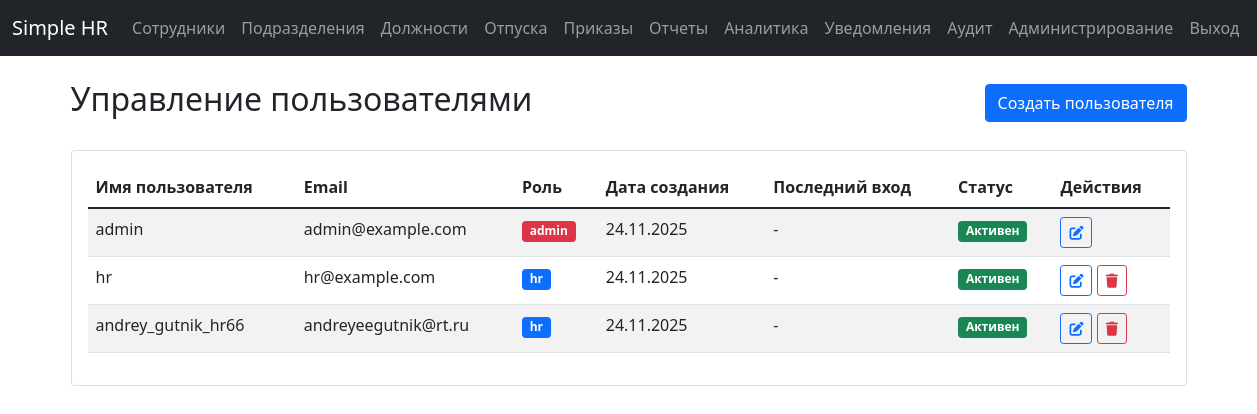
The app's page /admin/users (signed in) with its own data.
### app/models.py (models this page shows, shortened)
class User(UserMixin, db.Model):
    id = db.Column(db.Integer, primary_key=True)
    username = db.Column(db.String(80), unique=True, nullable=False, index=True)
    email = db.Column(db.String(120), unique=True, nullable=False, index=True)
    password_hash = db.Column(db.String(256), nullable=False)
    role = db.Column(db.String(20), nullable=False, index=True)  # 'admin' or 'hr'
    active = db.Column(db.Boolean, default=True, nullable=False, name='is_active')
    created_at = db.Column(db.DateTime, default=datetime.utcnow, index=True)
    last_login = db.Column(db.DateTime, index=True)
    reset_token = db.Column(db.String(100), unique=True, nullable=True)
    reset_token_expires = db.Column(db.DateTime, nullable=True)
    __table_args__ = (
        db.Index('idx_user_role_active', 'role', 'is_active'),
    )
    def is_admin(self):
        return self.role == 'admin'

### app/routes/admin.py (the view)
@bp.route('/users')
@login_required
@admin_required
def list_users():
    users = User.query.all()
    return render_template('admin/users/list.html', users=users)

### app/templates/admin/users/list.html (shortened to what this page needs)
{% extends "base.html" %}
{% block content %}
<div class="d-flex justify-content-between align-items-center mb-4">
    <h2>Управление пользователями</h2>
    <a href="{{ url_for('admin.create_user') }}" class="btn btn-primary">Создать пользователя</a>
</div>
<div class="row">
    <div class="col-12">
        <div class="card">
            <div class="card-body">
                <div class="table-responsive">
                    <table class="table table-striped">
                        <thead>
                            <tr>
                                <th>Имя пользователя</th>
                                <th>Email</th>
                                <th>Роль</th>
                                <th>Дата создания</th>
                                <th>Последний вход</th>
                                <th>Статус</th>
                                <th>Действия</th>
                            </tr>
                        </thead>
                        <tbody>
                            {% for user in users %}
                            <tr>
                                <td>{{ user.username }}</td>
                                <td>{{ user.email }}</td>
                                <td>
                                    <span class="badge bg-{% if user.role == 'admin' %}danger{% else %}primary{% endif %}">
                                        {{ user.role }}
                                    </span>
                                </td>
                                <td>{{ user.created_at.strftime('%d.%m.%Y') if user.created_at else '-' }}</td>
                                <td>{{ user.last_login.strftime('%d.%m.%Y %H:%M') if user.last_login else '-' }}</td>
                                <td>
                                    <span class="badge bg-{% if user.is_active %}success{% else %}secondary{% endif %}">
                                        {% if user.is_active %}Активен{% else %}Неактивен{% endif %}
                                    </span>
                                </td>
                                <td>
                                    <a href="{{ url_for('admin.edit_user', id=user.id) }}" class="btn btn-sm btn-outline-primary">
                                        <i class="fas fa-edit"></i>
                                    </a>
                                    {% if user.id != current_user.id %}
                                    <form method="POST" action="{{ url_for('admin.delete_user', id=user.id) }}" class="d-inline">
                                        <button type="submit" class="btn btn-sm btn-outline-danger" onclick="return confirm('Вы уверены, что хотите удалить этого пользователя?')">
                                            <i class="fas fa-trash"></i>
                                        </button>
                                    </form>
                                    {% endif %}
                                </td>
                            </tr>
                            {% endfor %}
                        </tbody>
                    </table>
                </div>
            </div>
        </div>
    </div>
</div>
{% endblock %}

### records on screen
User: username "admin", email "admin@example.com", role "admin", created_at "24.11.2025", last_login "-"
User: username "hr", email "hr@example.com", role "hr", created_at "24.11.2025", last_login "-"
User: username "andrey_gutnik_hr66", email "andreyeegutnik@rt.ru", role "hr", created_at "24.11.2025", last_login "-"
